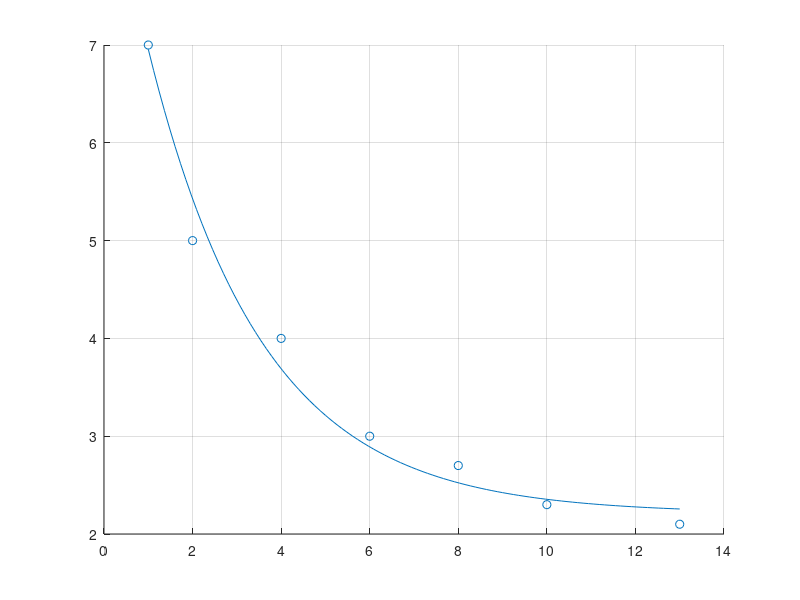
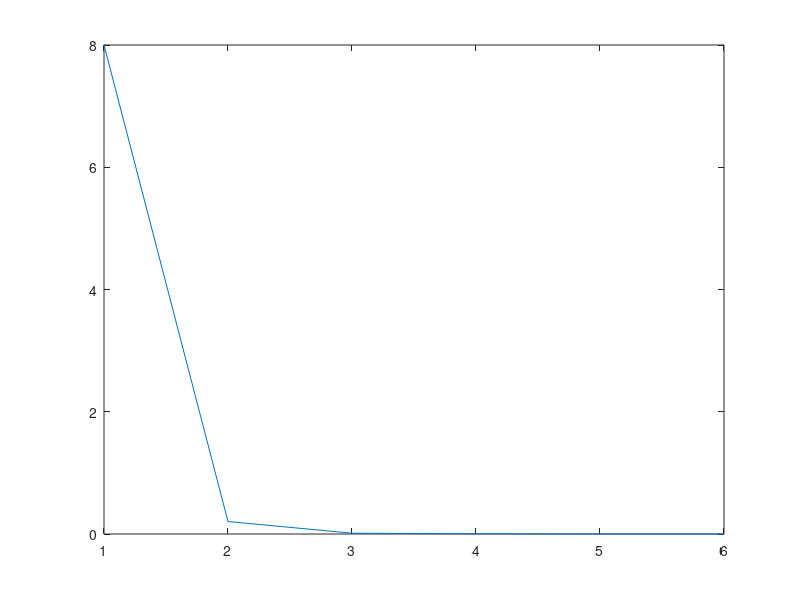

Reproduce these figures in MATLAB, in order.
clear
x=[1;2;4;6;8;10;13];
y=[7;5;4;3;2.7;2.3;2.1];
t0= [2;-0.33];
t=t0; 
err=8;
iter=1;
chain_err = err
while err>0.00000001
    DJ= [2.*sum(t(1)+7.*exp(t(2).*x)-y); 14.*sum((t(1)+7.*exp(t(2).*x)-y).*(x.*exp(t(2).*x)))];
    Hess= [14,14.*sum(x.*exp(t(2).*x));14.*sum(x.*exp(t(2).*x)),14.*(sum((x.^2).*exp(t(2).*x).*(t(1)+14.*exp(t(2).*x)-y)))];
    j= (Hess\DJ);
    P= t-j;

    err= norm(t-P);
    iter=iter+1;
    iter
    err
    chain_err=[chain_err err];
    t=P;
end

a = P(1);
b = P(2);
z = linspace(1,13);
Y=a+7*exp(b*z);


figure(1)
scatter (x,y)
hold on 
plot(z,Y);
grid on;
figure(2);
plot(chain_err)
